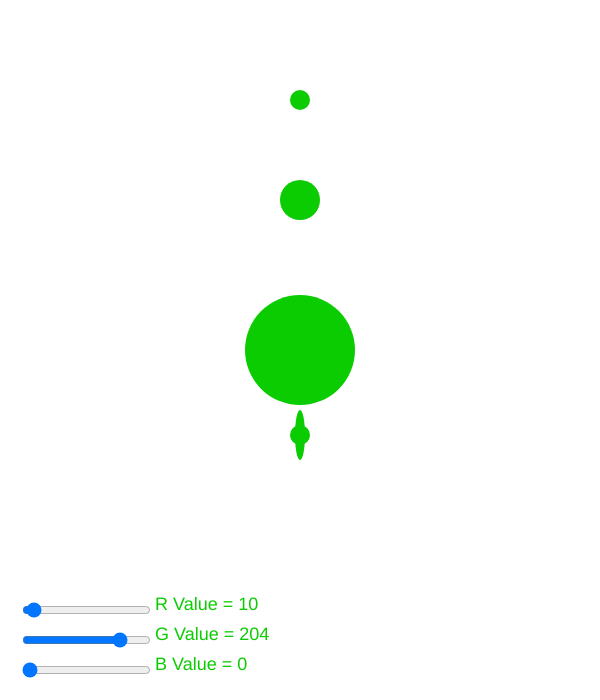
Frame 1 (no input)
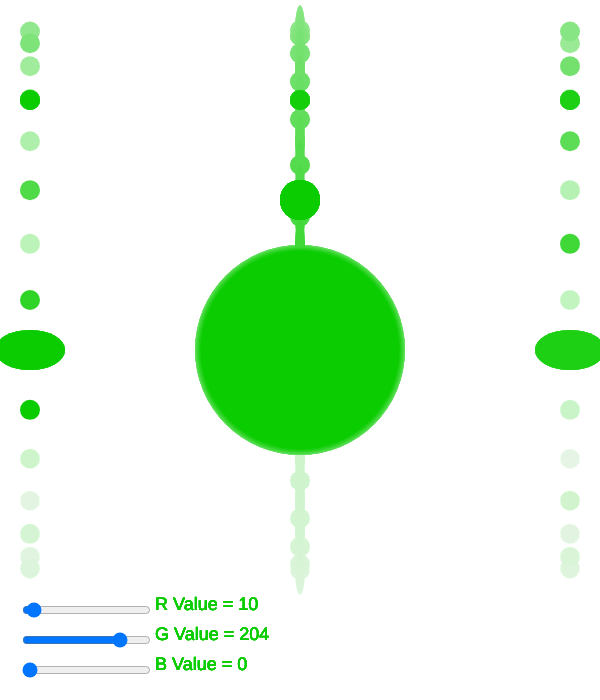
Frame 60 (no input)
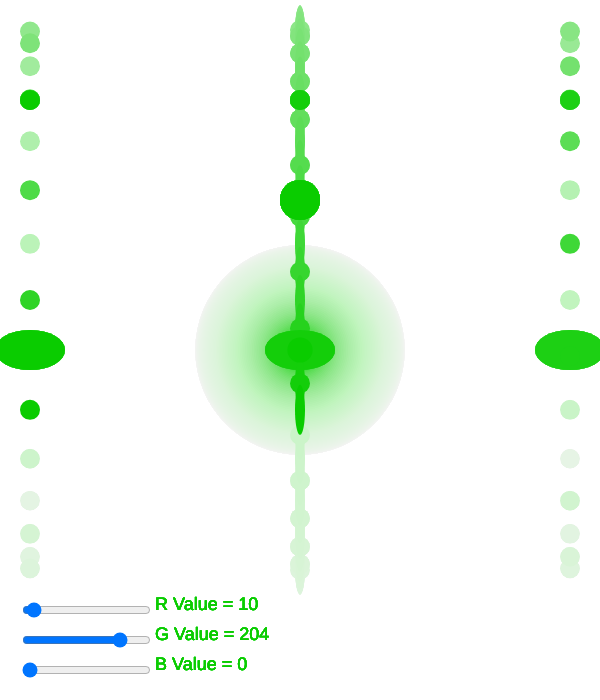
Frame 120 (the mouse pressed at the canvas centre since frame 60)

The p5.js sketch that drew these frames (run headless with seeded random() and noise() and a simulated clock; from frame 60 on, the mouse is pressed at the canvas centre):

// p5.js sketch
// ── sketch.js
var diameter; 
var angle = 0;
H = 600;
W = 600
function setup() {
  angleMode(DEGREES)
  createCanvas(W, H+100);
  diameter = H - 10;
  noStroke();
  fill(80, 304, 0);
  
  rSlider = createSlider(0, 255, 10);
  rSlider.position(20, 600);
  gSlider = createSlider(0, 255, 204);
  gSlider.position(20, 630);
  bSlider = createSlider(0, 255, 0);
  bSlider.position(20, 660);
 
}

function draw() {
  //background(0);
  fill(283, 409, 947, 10)
  rect(0, 0, width, height)
  textSize(18);
  fill(rSlider.value(),gSlider.value(),bSlider.value(),255);
  noStroke();
  text("R Value = "+rSlider.value(),20+5+130,rSlider.y+10)
  text("G Value = "+gSlider.value(),20+5+130,gSlider.y+10)
  text("B Value = "+bSlider.value(),20+5+130,bSlider.y+10)
  
  var d1 =  SineWave(angle,110,100,2,0);
  var x1 =  SineWave(angle,width/2,.9*width/2,90,0)
  var y1 =  SineWave(angle,width/2,.9*width/2,6,30)
  //var c1 =  SineWave(angle,128,120,1,0)
  
  ellipse(width/2, height/2, d1, d1);
  ellipse(x1, 100, 20, 20);
 
  
  ellipse(x1, height/2, 70, 40);
  ellipse(width/2, y1, 10, 50);
  ellipse(x1, y1, 20, 20);
  //fill(c1,c1,c1,255);
  ellipse(width/2, 200, 40, 40);
  
  angle += 1;
}


// 1  let's talk about this function
function SineWave(t,Mean,Amplitude,Frequency,Phase) {
   var Output = Mean + Amplitude*sin(Frequency*t+Phase);
   return Output;
}
   
   
   
   
